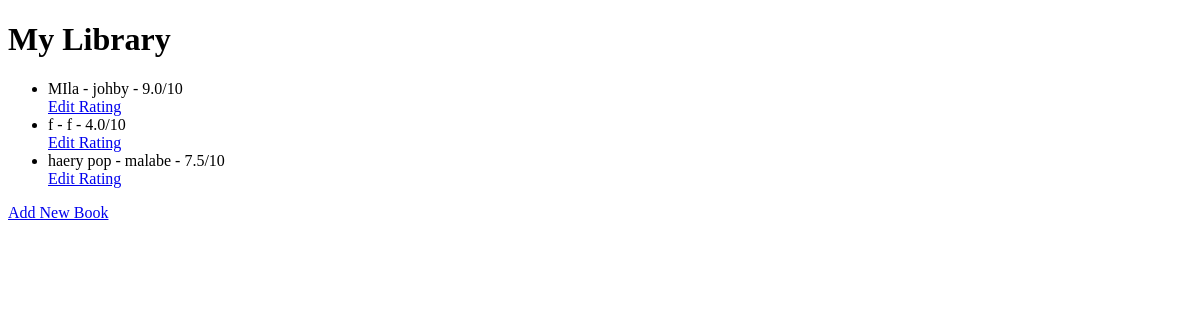
Before: / with the older database file.
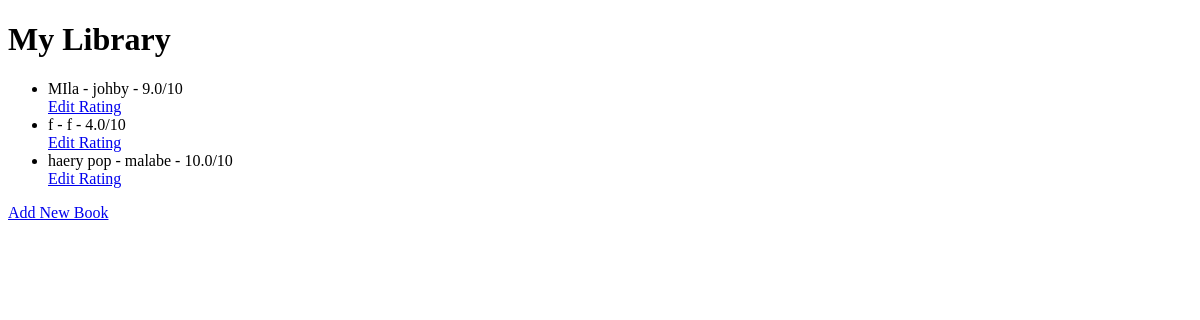
After: the same page with the newer database file.
### main.py (models this page shows)
class Book(db.Model):
    id: Mapped[int] = mapped_column(Integer, primary_key=True)
    title: Mapped[str] = mapped_column(String(250), unique=True, nullable=False)
    author: Mapped[str] = mapped_column(String(250), nullable=False)
    rating: Mapped[float] = mapped_column(Float, nullable=False)

### main.py (the view)
@app.route('/')
def home():
    result = db.session.execute(db.select(Book).order_by(Book.title))
    all_books = result.scalars()
    return render_template("index.html", books=all_books)

### templates/index.html (shortened to what this page needs)
<!DOCTYPE html>
<html lang="en">
  <head>
  </head>
  <body>
    <h1>My Library</h1>
    <ul>
         {% for book in books %}
        <li>{{book.title}} - {{book.author}} - {{book.rating}}/10</li>
        <a href="{{ url_for('edit', id=book.id) }}">Edit Rating</a>
        {% endfor %}
    </ul>
    <a href="{{ url_for('add') }}">Add New Book</a>
  </body>
</html>

Changed rows visible on the page:
changed Book "haery pop": rating "7.5" → "10.0"
